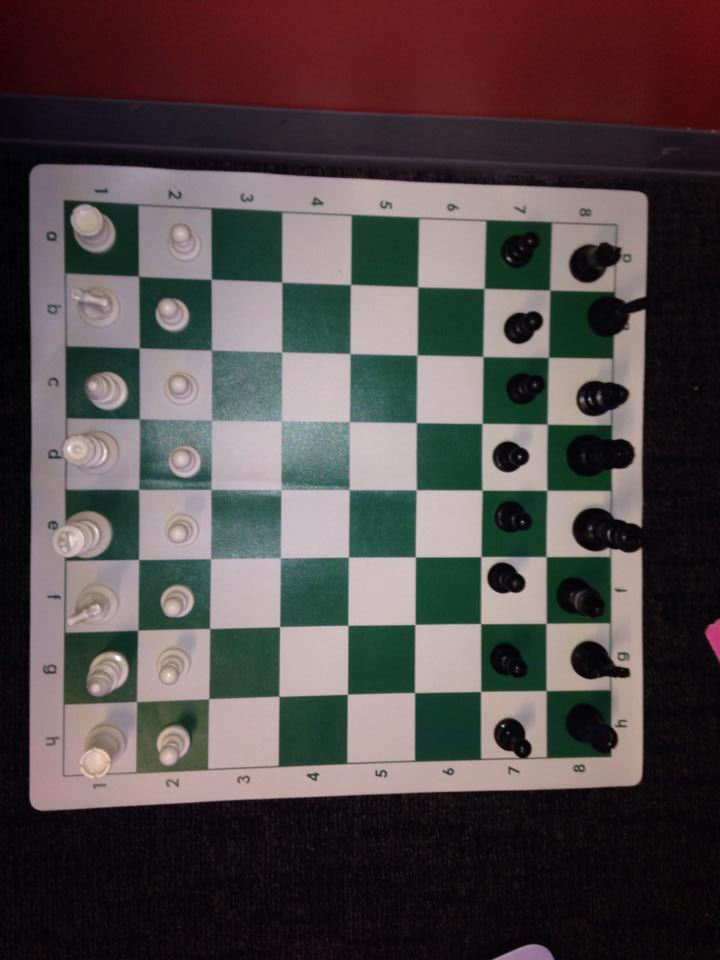
#> input picture img/chessboard.jpg, 720 x 960 px
$ python -i cv.py   (imports and definitions only)   (Python 2 division)
#> lines starting #> are read from the running program, lines starting #| are printed output that depends on the picture; after the words box and inside, x2 and y2 are one past the last pixel; in counts of white or black regions, pixels touching at a corner belong together
#> further down, picture is the input picture: shape (960, 720, 3); mean B, G, R 73.3, 73.6, 82.1
import cv2
import numpy as np
from new_game import initialize_game
from Square import Square

# [44 lines left out: function crop_img, not called in this run]


# only use horizontal/vertical lines
def valid_line(theta):
    DIFFERENCE = np.pi/70
    ninety = np.pi/2;
    num = theta / ninety - np.floor(theta / ninety)
    return num * (np.pi/2) < DIFFERENCE

def hough_lines(img):
    gray = cv2.cvtColor(img,cv2.COLOR_BGR2GRAY)
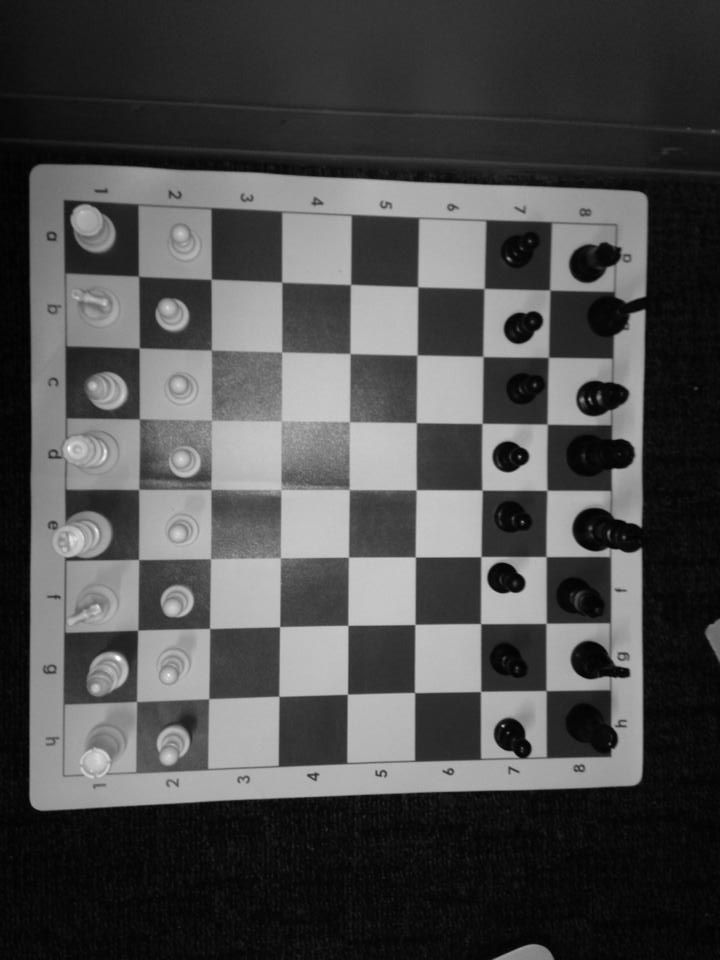
#> gray: shape (960, 720); min 0, max 253, mean 76.1
    edges = cv2.Canny(gray,50,175,apertureSize = 3)
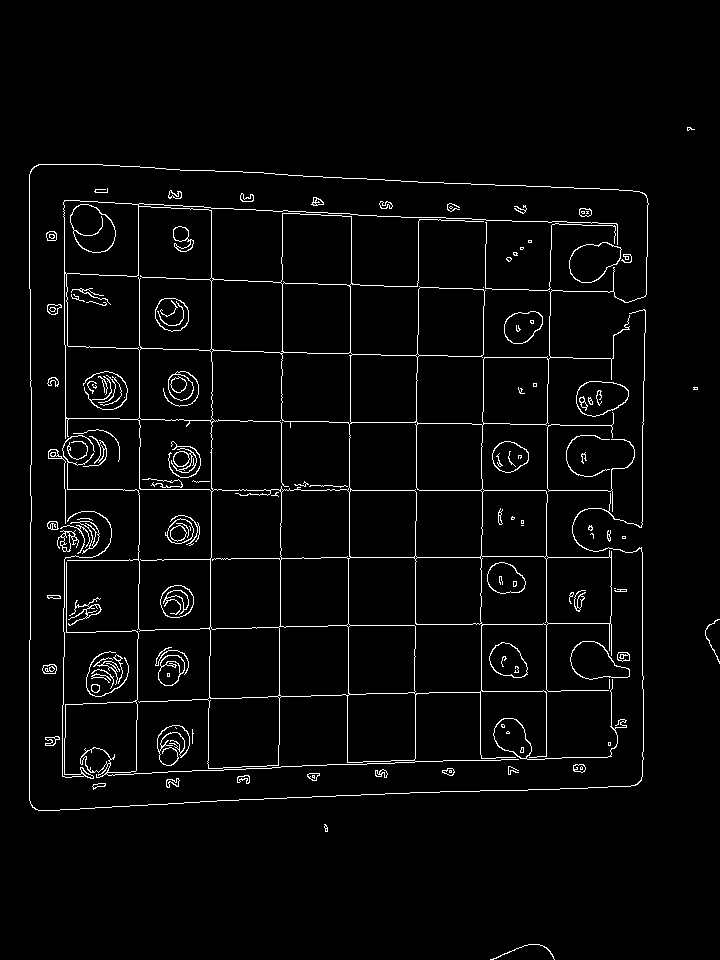
#> edges: shape (960, 720); 3.1% white in thin lines or dots, all inside (x1, y1, x2, y2) = (29, 127, 720, 960)
    lines = cv2.HoughLines(edges,1,np.pi/180,180)
#> lines = 27 rows, first 8: [490, 1.57], [159, 1.62], [211, 0], [64, 0], [29, 0], [139, 0], [807, 1.54], [706, 1.54]
    horizontal_lines = []
    vertical_lines = []
    for rho,theta in lines[0]:
        if (valid_line(theta)):
            a = np.cos(theta)
            b = np.sin(theta)
            x0 = a*rho
            y0 = b*rho
            x1 = int(x0 + 1000*(-b))
            y1 = int(y0 + 1000*(a))
            x2 = int(x0 - 1000*(-b))
            y2 = int(y0 - 1000*(a))

            if x1 < -900 and x2 > 900:
              horizontal_lines.append({'rho': rho, 'theta': theta, 'p1': (x1, y1), 'p2': (x2, y2)})
            if y1 > 900 and y2 < -900:
              vertical_lines.append({'rho': rho, 'theta': theta, 'p1': (x1, y1), 'p2': (x2, y2)})
#> this loop made 1 pass
#> (rho, theta, DIFFERENCE in valid_line, ninety in valid_line, num in valid_line, a, b, x0) on pass 1: (490, 1.57, 0.0449, 1.57, 2.78e-08, -4.37e-08, 1, -2.14e-05)
#> after the loop, horizontal_lines = 1 item; vertical_lines = []
            #cv2.line(img,(x1,y1),(x2,y2),(0,0,255),2)
    return (horizontal_lines, vertical_lines)

THETA_DIFF = np.pi/1
MAGNITUDE_DIFF = 25

# [106 lines left out: functions merge_lines, sort_lines, find_intersection, find_squares, find_everything, not called in this run]

>>> import cv2
>>> picture = cv2.imread('../img/chessboard.jpg')
>>> result = hough_lines(picture)

$ run again, on img/phone.jpg
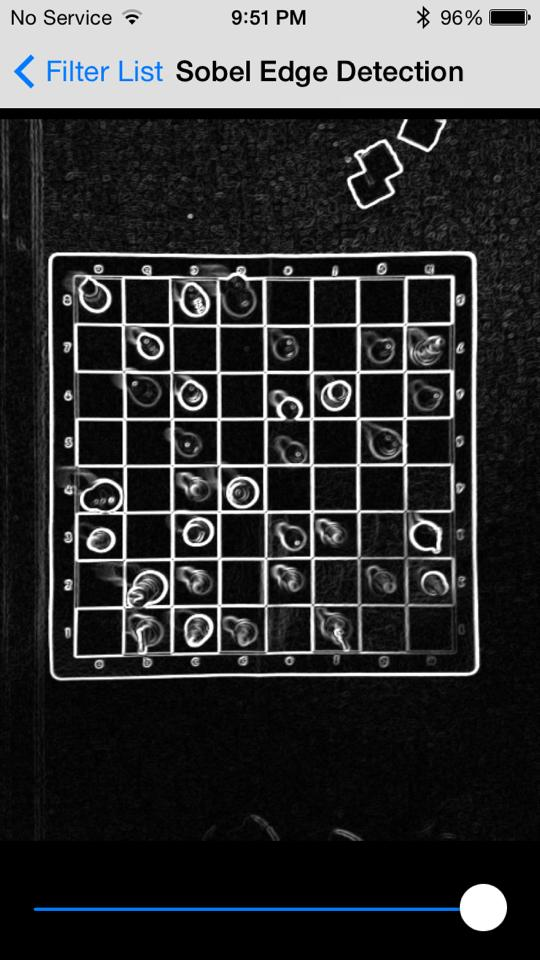
#> input picture img/phone.jpg, 540 x 960 px
#> picture is the input picture: shape (960, 540, 3); mean B, G, R 53.6, 53, 52.5
#> in hough_lines, `edges = cv2.Canny(gray,50,175,apertureSize = 3)`:
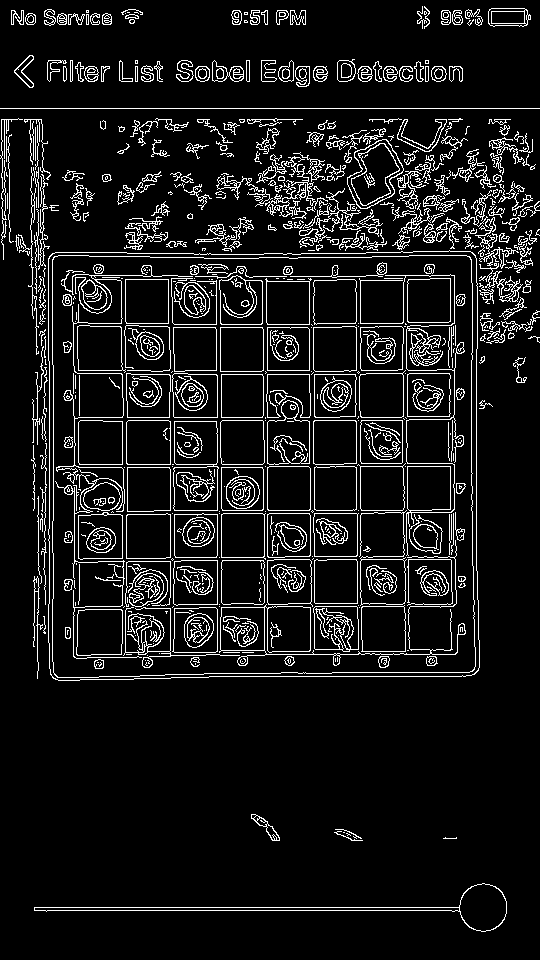
#> edges: shape (960, 540); 9.2% white in thin lines or dots
#> lines = 76 rows, first 8: [108, 1.57], [907, 1.57], [910, 1.57], [267, 0], [676, 1.57], [217, 0], [360, 0], [476, 0]
#> the loop in hough_lines, `for rho,theta in lines[0]:` made 1 pass
#> (rho, theta, DIFFERENCE in valid_line, ninety in valid_line, num in valid_line, a, b, x0) on pass 1: (108, 1.57, 0.0449, 1.57, 2.78e-08, -4.37e-08, 1, -4.72e-06)
#> after the loop in hough_lines, `for rho,theta in lines[0]:`: horizontal_lines = 1 item; vertical_lines = []

$ run again, on img/phone2.jpg
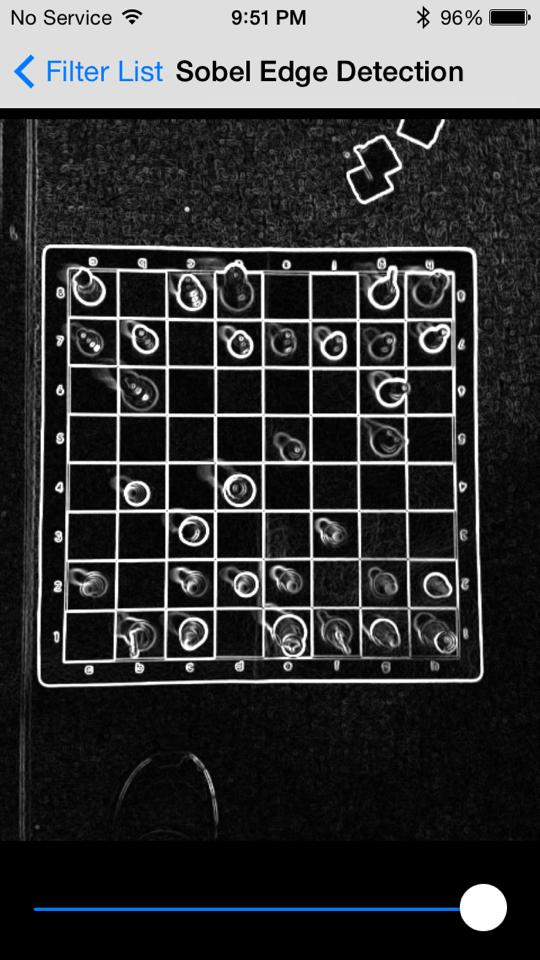
#> input picture img/phone2.jpg, 540 x 960 px
#> picture is the input picture: shape (960, 540, 3); mean B, G, R 56.3, 55.7, 55.2
#> in hough_lines, `edges = cv2.Canny(gray,50,175,apertureSize = 3)`:
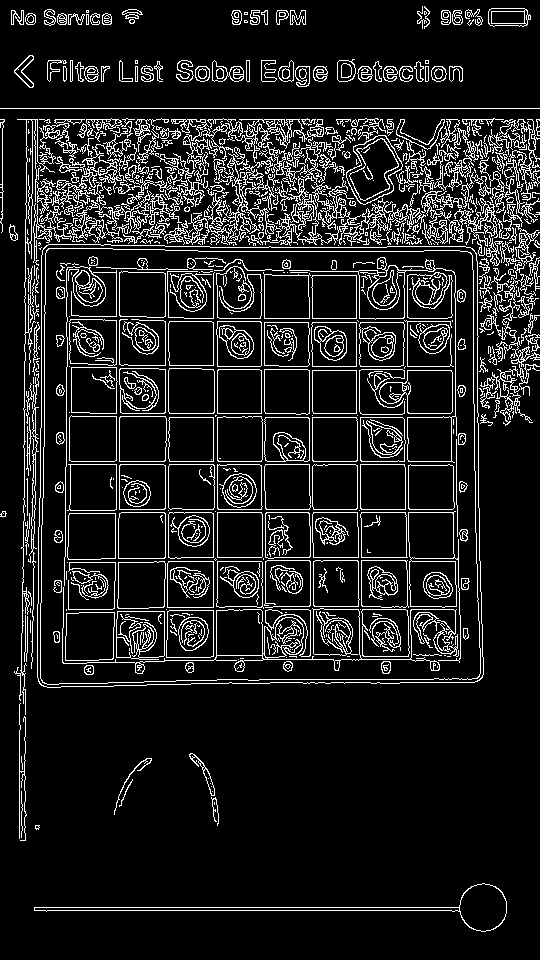
#> edges: shape (960, 540); 11.7% white in thin lines or dots
#> lines = 329 rows, first 8: [108, 1.57], [907, 1.57], [910, 1.57], [119, 1.57], [217, 0], [213, 0], [461, 1.57], [35, 0.0175]
#> the loop in hough_lines, `for rho,theta in lines[0]:` made 1 pass
#> (rho, theta, DIFFERENCE in valid_line, ninety in valid_line, num in valid_line, a, b, x0) on pass 1: (108, 1.57, 0.0449, 1.57, 2.78e-08, -4.37e-08, 1, -4.72e-06)
#> after the loop in hough_lines, `for rho,theta in lines[0]:`: horizontal_lines = 1 item; vertical_lines = []
